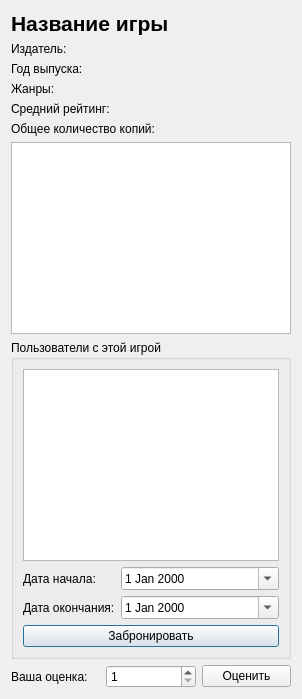
<?xml version="1.0" encoding="UTF-8"?>
<ui version="4.0">
 <class>GameDetailsWindow</class>
 <widget class="QDialog" name="GameDetailsWindow">
  <property name="windowTitle">
   <string>Детали игры</string>
  </property>
  <layout class="QVBoxLayout" name="verticalLayout">
   <item>
    <layout class="QFormLayout" name="formLayout">
     <item row="0" column="0">
      <widget class="QLabel" name="titleLabel">
       <property name="text">
        <string>Название игры</string>
       </property>
       <property name="font">
        <font>
         <pointsize>16</pointsize>
         <bold>true</bold>
        </font>
       </property>
      </widget>
     </item>
     <item row="1" column="0">
      <widget class="QLabel" name="publisherLabel">
       <property name="text">
        <string>Издатель: </string>
       </property>
      </widget>
     </item>
     <item row="2" column="0">
      <widget class="QLabel" name="yearLabel">
       <property name="text">
        <string>Год выпуска: </string>
       </property>
      </widget>
     </item>
     <item row="3" column="0">
      <widget class="QLabel" name="genresLabel">
       <property name="text">
        <string>Жанры: </string>
       </property>
      </widget>
     </item>
     <item row="4" column="0">
      <widget class="QLabel" name="averageRatingLabel">
       <property name="text">
        <string>Средний рейтинг: </string>
       </property>
      </widget>
     </item>
     <item row="5" column="0">
      <widget class="QLabel" name="totalCopiesLabel">
       <property name="text">
        <string>Общее количество копий: </string>
       </property>
      </widget>
     </item>
    </layout>
   </item>
   <item>
    <widget class="QTextEdit" name="descriptionTextEdit">
     <property name="readOnly">
      <bool>true</bool>
     </property>
    </widget>
   </item>
   <item>
    <widget class="QGroupBox" name="groupBox">
     <property name="title">
      <string>Пользователи с этой игрой</string>
     </property>
     <layout class="QVBoxLayout" name="verticalLayout_2">
      <item>
       <widget class="QTableView" name="usersTableView"/>
      </item>
      <item>
       <layout class="QFormLayout" name="borrowingForm">
        <item row="0" column="0">
         <widget class="QLabel" name="startDateLabel">
          <property name="text">
           <string>Дата начала:</string>
          </property>
         </widget>
        </item>
        <item row="0" column="1">
         <widget class="QDateEdit" name="startDateEdit">
          <property name="calendarPopup">
           <bool>true</bool>
          </property>
         </widget>
        </item>
        <item row="1" column="0">
         <widget class="QLabel" name="endDateLabel">
          <property name="text">
           <string>Дата окончания:</string>
          </property>
         </widget>
        </item>
        <item row="1" column="1">
         <widget class="QDateEdit" name="endDateEdit">
          <property name="calendarPopup">
           <bool>true</bool>
          </property>
         </widget>
        </item>
       </layout>
      </item>
      <item>
       <widget class="QPushButton" name="borrowButton">
        <property name="text">
         <string>Забронировать</string>
        </property>
       </widget>
      </item>
     </layout>
    </widget>
   </item>
   <item>
    <layout class="QHBoxLayout" name="ratingLayout">
     <item>
      <widget class="QLabel" name="ratingLabel">
       <property name="text">
        <string>Ваша оценка:</string>
       </property>
      </widget>
     </item>
     <item>
      <widget class="QSpinBox" name="ratingSpinBox">
       <property name="minimum">
        <number>1</number>
       </property>
       <property name="maximum">
        <number>5</number>
       </property>
      </widget>
     </item>
     <item>
      <widget class="QPushButton" name="rateButton">
       <property name="text">
        <string>Оценить</string>
       </property>
      </widget>
     </item>
    </layout>
   </item>
  </layout>
 </widget>
 <resources/>
 <connections/>
</ui>
